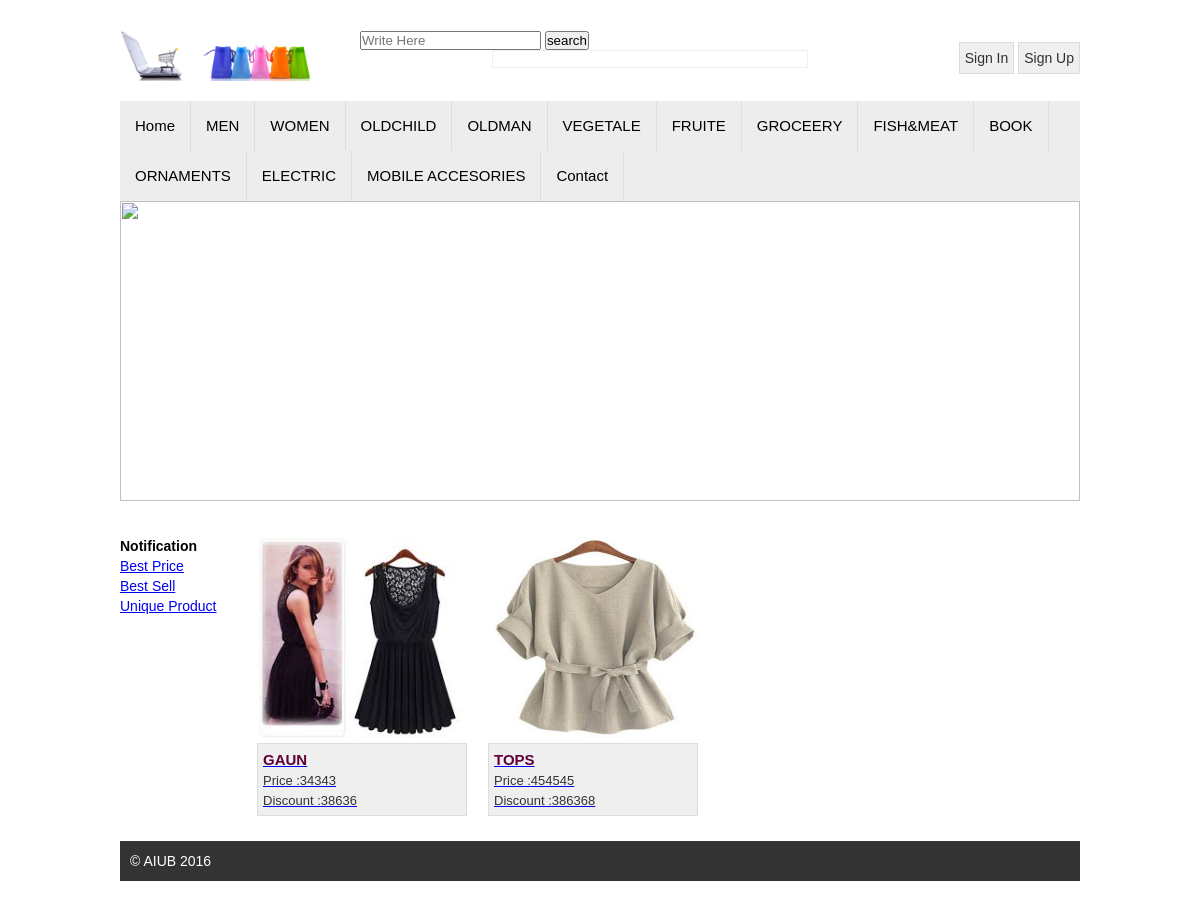
Page /sp1_3/categoryProduct.php?id=2 on the committed database.
### tables this page shows
CREATE TABLE `category` (
  `id` int(6) UNSIGNED NOT NULL,
  `category_name` varchar(100) NOT NULL,
  `signup_date` timestamp NOT NULL DEFAULT CURRENT_TIMESTAMP ON UPDATE CURRENT_TIMESTAMP
);

CREATE TABLE `products` (
  `id` int(6) UNSIGNED NOT NULL,
  `name` varchar(255) NOT NULL,
  `quantity` int(11) NOT NULL,
  `price` int(11) NOT NULL,
  `buying_price` int(24) NOT NULL,
  `supplier_id` int(24) NOT NULL,
  `category_id` int(11) NOT NULL,
  `image` varchar(255) DEFAULT NULL,
  `discount` int(11) DEFAULT NULL,
  `uniqueP` varchar(5) DEFAULT NULL,
  `signup_date` timestamp NOT NULL DEFAULT CURRENT_TIMESTAMP ON UPDATE CURRENT_TIMESTAMP
);

### sp1_3/categoryProduct.php (the view, shortened to what this page needs)
<?php session_start();
$mysqli = new mysqli("localhost", "root", "","sp1");
?>
<!DOCTYPE html>
<html>
<head>
	<link rel="stylesheet" type="text/css" href="style.css">
</head>
<body>
	<div class="signup">
	<?php
	if(isset($_SESSION["admin"])){
		$b=$_SESSION["admin"];
	if($b==2){?>
		<?php require 'template/header.php'; ?>
		<?php require 'template/menu.php'; ?>
	<?php}
	elseif($b==1){?>
		<?php require 'template/header.php'; ?>
		<?php require 'template/menu1.php'; ?>
	<?php }
	else{?>
			<?php require 'template/header.php'; ?>
	<?php require 'template/menu2.php';} ?>
		<div class="slider">
			<img src="images/slider.jpg"/>
		</div>
		<div class="maincontent">
			<div class="content">
			<?php
			if ($mysqli->connect_errno) {
			   header("Location: signup.php");
			}
							$productseacrh ="";
				if(isset($_GET['search'])){
				$productseacrh=$_GET['search'];
$sql = "SELECT * FROM products";
				$products = $mysqli->query($sql);
				$check = $products->num_rows;
				 if ($check > 0) {
			    while ($product = $products->fetch_object()) {
				if($product->name==$productseacrh){
				?>
			    	<a href="singleProduct.php?product_id=<?php echo $product->id ?>">
					 <div class='product'>
					 	<div class="product_image">
					 		<img src='<?php echo $product->image ?>'width='200' height='200'>
				 		</div>
					 	<div class="product_info">
				 			<h4><?php echo $product->name ?></h4>
					 		<p>Price :<?php echo $product->price ?> </p>
					 		<p>Discount :<?php echo $product->discount ?> </p>
						</div>
				 	</div></a>
				<?php }
				}
				}
	}
else{
			$id = $_GET['id'];
				$sql = "SELECT * FROM products WHERE category_id='".$id."'";
				$products = $mysqli->query($sql);
				$check = $products->num_rows;
				 if ($check > 0) {
				    while ($product = $products->fetch_object()) {  ?>
						 <a href="singleProduct.php?product_id=<?php echo $product->id ?>">
						 <div class='product'>
						 	<div class="product_image">
						 		<img src='<?php echo $product->image ?>'width='200' height='200'>
					 		</div>
						 	<div class="product_info">
					 			<h4><?php echo $product->name ?></h4>
						 		<p>Price :<?php echo $product->price ?> </p>
						 		<p>Discount :<?php echo $product->discount ?> </p>
							</div></a>
					 	</div>
			  		 <?php }
				} else {
					echo " No product Found for this category";
				}
	}
	}
else{
		require 'template/header.php';
		require 'template/menu3.php';
?>
		<div class="slider">
			<img src="images/slider.jpg"/>
		</div>
		<div class="maincontent">
			<div class="content">
			<?php
				if(isset($_GET['search'])){
				$productseacrh=$_GET['search'];
$sql = "SELECT * FROM products";
				$products = $mysqli->query($sql);
				$check = $products->num_rows;
				 if ($check > 0) {
			    while ($product = $products->fetch_object()) {
				if($product->name==$productseacrh){
				?>
			    	<a href="singleProduct.php?product_id=<?php echo $product->id ?>">
					 <div class='product'>
					 	<div class="product_image">
					 		<img src='<?php echo $product->image ?>'width='200' height='200'>
				 		</div>
					 	<div class="product_info">
				 			<h4><?php echo $product->name ?></h4>
					 		<p>Price :<?php echo $product->price ?> </p>
					 		<p>Discount :<?php echo $product->discount ?> </p>
						</div>
				 	</div></a>
				<?php }
				}
				}
}
else{
				$id = $_GET['id'];
				$sql = "SELECT * FROM products WHERE category_id='".$id."'";
				$products = $mysqli->query($sql);
				$check = $products->num_rows;
				 if ($check > 0) {
				    while ($product = $products->fetch_object()) {  ?>
						 <a href="singleProduct.php?product_id=<?php echo $product->id ?>">
						 <div class='product'>
						 	<div class="product_image">
						 		<img src='<?php echo $product->image ?>'width='200' height='200'>
					 		</div>
						 	<div class="product_info">
					 			<h4><?php echo $product->name ?></h4>
						 		<p>Price :<?php echo $product->price ?> </p>
						 		<p>Discount :<?php echo $product->discount ?> </p>
							</div></a>
					 	</div>
			  		 <?php }
				} else {
					echo " No product Found for this category";
				}
	}
}
			 ?>
			</div>
		<div class="sidebar">
			<?php require 'template/sidemenu.php'; ?>
			</div>
		<div class="footer">
			<p>&copy; AIUB 2016</p>
		</div>
</body>
</html>

### sp1_3/template/menu3.php (shortened to what this page needs)
<div class="mainmenu">
	<ul>
		<li><a href="index.php">Home</a></li>
		<?php
			$mysqli = new mysqli("localhost","root","","sp1");
			$menusql = "SELECT * FROM category";
			$menuCategory = $mysqli->query($menusql);
			$check_menuCategory = $menuCategory->num_rows;
			if ($check_menuCategory > 0) {
			    while ($menuCategories = $menuCategory->fetch_object()) { ?>
		    		<li><a href="categoryProduct.php?id=<?php echo $menuCategories->id; ?>"><?php echo $menuCategories->category_name; ?></a></li>
	  			<?php }
			}
		?>
		<li><a href="">Contact</a></li>
	</ul>
</div>

### sp1_3/style.css (style rules this page uses)
* { margin: 0;padding: 0 }
body { font-family: arial; font-size: 14px; line-height: 20px; color: #000; }
.slider img { width: 960px; height: 300px; z-index: 0; position: relative; }
.signup { width:960px; margin: 30px auto; display: block; overflow: hidden; }
.mainmenu { background:#ededed; overflow: hidden; }
.mainmenu ul { margin-bottom:0px; padding: 0; list-style: none; }
.mainmenu ul li { float: left; border-right: 1.5px solid #ddd; }
.mainmenu ul li a { display: block; color: #000; padding: 15px 15px; text-decoration: none; font-size: 15px; }
.slider { z-index: 0; position: relative; }
.maincontent { overflow: hidden; margin-top: 30px; }
.content { float: right; width: 700px; margin-right:15%; line-height: 1.5; font-size:18px; }
.content .product { float: left; width: 30%; margin-left: 3%; }
.content .product .product_info { background-color: #efefef; border: 1px solid #ddd; padding: 5px; margin: 0; }
.content .product .product_info h4 { font-size: 15px; font-weight: bold; color: #610036; }
.content .product .product_info p { font-size: 13px; color: #333; }
.content .product .product_image { width: 100%; margin: 0 0 -5px; }
.content .product .product_image img { width: 100%; margin:2px; }
.footer { background:#333; color: #fff; margin-top: 25px; padding: 10px; }

### rows in the picture
category: category_name "MEN"
category: category_name "WOMEN"
category: category_name "OLDCHILD"
category: category_name "OLDMAN"
category: category_name "VEGETALE"
category: category_name "FRUITE"
category: category_name "GROCEERY"
category: category_name "FISH&MEAT"
category: category_name "BOOK"
category: category_name "ORNAMENTS"
category: category_name "ELECTRIC"
category: category_name "MOBILE ACCESORIES"
products: image (picture), name "GAUN", price "34343", discount "38636"
products: image (picture), name "TOPS", price "454545", discount "386368"
